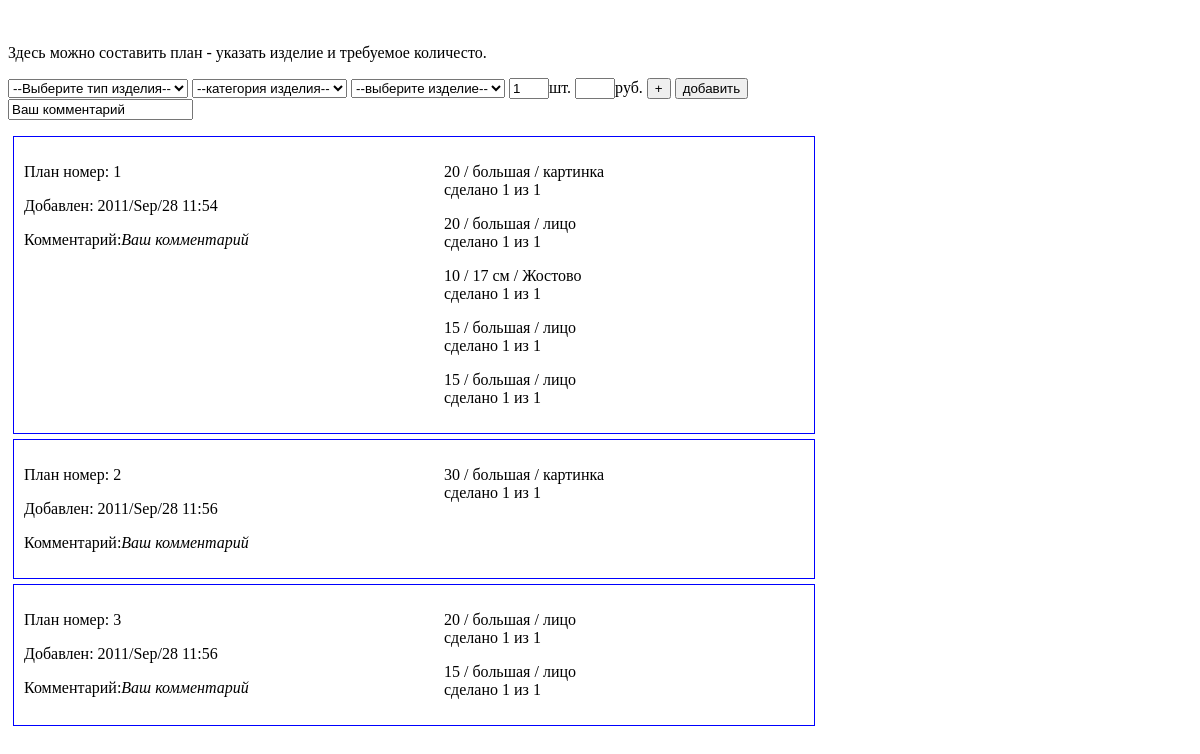
Page /forms/fPlans.php on the earlier database version.
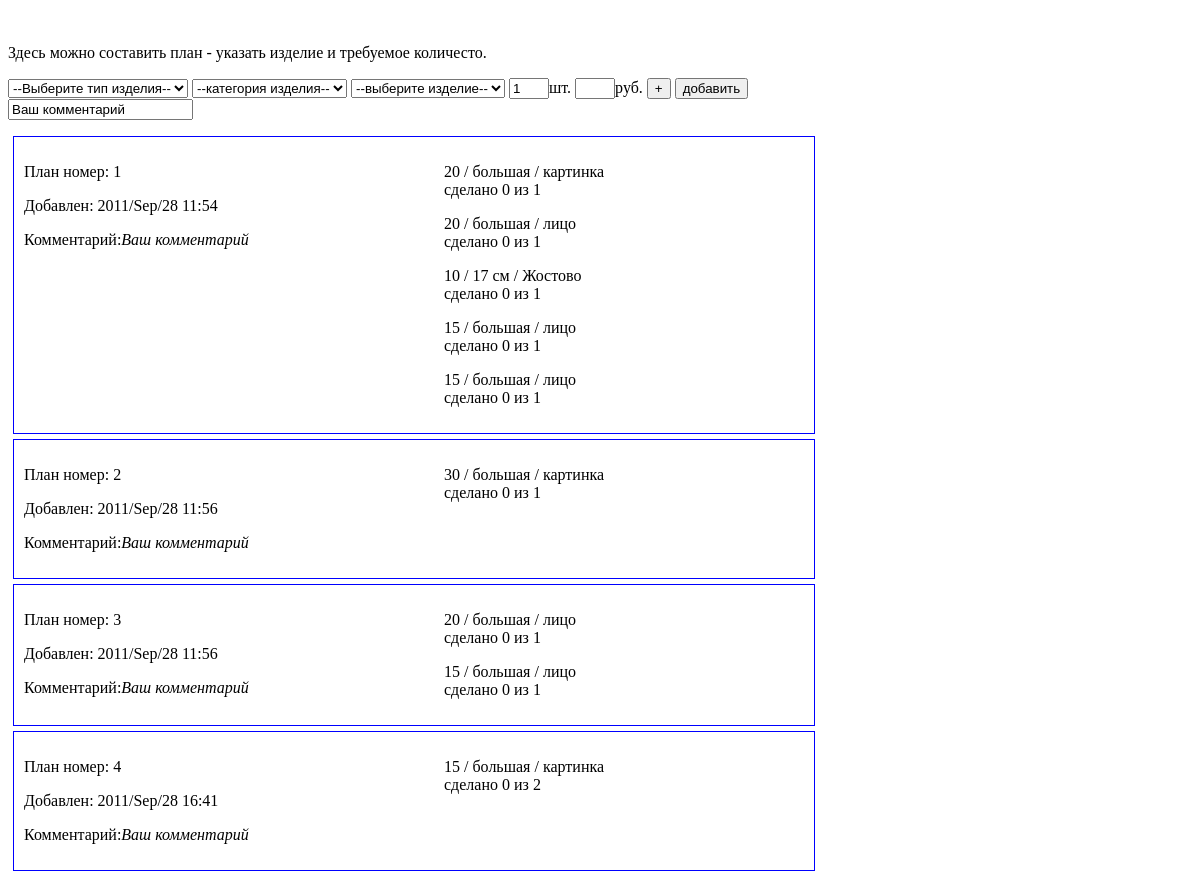
Same page on the later database version.
### tables this page shows
CREATE TABLE IF NOT EXISTS `plans` (
  `plan_id` int(10) NOT NULL AUTO_INCREMENT,
  `plan_number` int(10) NOT NULL COMMENT 'все, что относится к одному номеру плана, выводится в одном плане. удивительно, но факт.',
  `item_id` int(5) NOT NULL,
  `price` int(6) NOT NULL,
  `amount_to_make` int(4) NOT NULL,
  `amount_made` int(4) NOT NULL DEFAULT '0',
  `date` int(12) NOT NULL,
  `comment` text NOT NULL,
  `status` tinyint(1) NOT NULL DEFAULT '0',
  PRIMARY KEY (`plan_id`)
);

CREATE TABLE IF NOT EXISTS `items` (
  `i_id` int(5) NOT NULL AUTO_INCREMENT,
  `type_id` int(3) NOT NULL,
  `category_id` int(4) NOT NULL,
  `item_name` varchar(30) NOT NULL,
  PRIMARY KEY (`i_id`)
);

CREATE TABLE IF NOT EXISTS `types` (
  `t_id` int(3) NOT NULL AUTO_INCREMENT,
  `type_name` varchar(30) NOT NULL,
  PRIMARY KEY (`t_id`)
);

CREATE TABLE IF NOT EXISTS `categories` (
  `c_id` int(4) NOT NULL AUTO_INCREMENT,
  `type_id` int(3) NOT NULL,
  `category_name` varchar(30) NOT NULL,
  PRIMARY KEY (`c_id`)
);

### modules/constants.php (called while the page is built)
<?php
$aDatabase  = array(
    'host'  =>  'localhost',
    'user'  =>  'hudo',
    'pwd'   =>  'oduh',
    'name'  =>  'hudo',
);

### modules/database.class.php (called while the page is built, shortened)
<?php
class Database {
    private $connection;
    private $connected;
    private $host;
    private $user;
    private $pwd;
    public function __construct($host, $user, $pwd, $dbname, $names = 'utf8') {
        $this->host		= $host;
        $this->user		= $user;
        $this->pwd		= $pwd;
    }
    private function connect() {
        if ($this->connected)
            return $this->connection;
        $this->connection = @mysql_connect($this->host, $this->user, $this->pwd, true);
        $this->connected = true;
        return $this->connection;
    }
    public function process($aArgs) {
        $this->lastQuery = ' ' . array_shift($aArgs);
        if (empty($aArgs))
            return $this->lastQuery;
        $this->lastQuery = str_replace('\\?', '?', $this->lastQuery);
        return $this->lastQuery;
    }
    public function selectTable() {
        $out = array();
        $q = @mysql_query($this->process(func_get_args()), $this->connection);
        while ($result = @mysql_fetch_assoc($q)) {
            $out[] = $result;
        }
        return $out;
    }
    public function selectField() {
        $q = @mysql_query($this->process(func_get_args()), $this->connection);
        if ($record = @mysql_fetch_row($q))
            return $record[0];
        return null;
    }
}

### forms/fPlans.php (the view, shortened to what this page needs)
<link rel="stylesheet" type="text/css" href="style/fPlans.css" />
<?php
require_once ROOT . 'constants.php';
require_once ROOT . 'database.class.php';
$oDB = new Database($aDatabase['host'], $aDatabase['user'], $aDatabase['pwd'], $aDatabase['name']);
?>
<form id="planpreview">
    <div id="currentplan" class="planpreview">
    </div>
</form>
<form id="PlanControl" class="fControl">
    <p>Здесь можно составить план - указать изделие и требуемое количесто.</p>
  <div id="addplan" class="planadd">
	<SELECT id="typelist" name="type" onChange="TypeClick();">
	    <?php
          echo '<option value="0">--Выберите тип изделия--</option>';
        ?>
	</SELECT>
	<SELECT id="categorylist" name="category" onChange="CategoryClick();">
		<option>--категория изделия--</option>
	</SELECT>
	<SELECT id="itemlist" name="item" onChange="ItemClick();">
		<option>--выберите изделие--</option>
	</SELECT>
	<input type="text" name="amount" id="amount" value="1" onKeyUp="AmountChange();">шт.</input>
	<input type="text" name="price" id="price">руб.</input>
	<input type="button" onClick="AddToList();" value="+" />
    <input type="button" onClick="Add();" value="добавить" />
  </div>
    <input type="text" value="Ваш комментарий" id="comment" />
</form>
<div id = "planlist" class="planlist">
    <?php
        $sPlans = $oDB->selectTable('
            SELECT `plan_number`, `item_id`, `amount_to_make`, `amount_made`,
                   `price`, `date`, `comment`
            FROM `plans`
            WHERE `status` = 0
            ORDER BY `plan_number` ASC
        ');
        $plan_id = 0;
        $counter = FALSE;
        foreach($sPlans as $iPlan => $aPlan){
			if($plan_id != $aPlan['plan_number']){
			    if($counter == TRUE)
                    echo '</div></div>';
				$counter = TRUE;
				echo '<div class="container"><div class="plan_container">
				      <p>План номер: ' . $aPlan['plan_number'] . '</p>
				      <p>Добавлен: ' . date('Y/M/d H:i', $aPlan['date']) .
				      '</p>
				      <p>Комментарий:<i>' . $aPlan['comment'] . '</i></p>
				      </div><div class="items_container">';
			}
			$Item = $oDB->selectField('
			    SELECT `item_name`
			    FROM `items`
			    WHERE `i_id` = ' . $aPlan['item_id'] . '
			');
			$Category_id = $oDB->selectField('
			    SELECT `category_id`
			    FROM `items`
			    WHERE `i_id` = ' . $aPlan['item_id'] . '
			');
			$Type_id = $oDB->selectField('
			    SELECT `type_id`
			    FROM `items`
			    WHERE `i_id` = ' . $aPlan['item_id'] . '
			');
			$Category = $oDB->selectField('
			    SELECT `category_name`
			    FROM `categories`
			    WHERE `c_id` = ' . $Category_id . '
			');
			$Type = $oDB->selectField('
			    SELECT `type_name`
			    FROM `types`
			    WHERE `t_id` = ' . $Type_id . '
			');
			echo '<p>';
			echo $Type . ' / ' . $Category . ' / ' . $Item . '<br />';
			echo 'сделано ' . $aPlan['amount_made'] . ' из ' . $aPlan['amount_to_make'] . '<br />';
			echo '</p>';
			if($plan_id != $aPlan['plan_number']){
			    $plan_id = $aPlan['plan_number'];
			}
		}
    ?>
</div>

### style/fPlans.css (style rules this page uses)
.planpreview { width: 800px; padding: 10px; margin: 5px; }
.container { border-color: #0000FF; border-width: 1px; border-style: solid; overflow: hidden; width: 800px; margin: 5px; }
.plan_container { width: 400px; margin: 5px; padding: 5px; float: left; }
.items_container { width: 300px; margin: 5px; padding: 5px; float: left; overflow: auto; }
#price { width: 40px; }
#amount { width: 40px; }

Differences in the rows shown:
changed plans "2011/Sep/28 11:54": amount_made "1" → "0"
changed plans (number 2 of 9 on the later page): amount_made "1" → "0"
changed plans "17 см": amount_made "1" → "0"
changed plans (number 4 of 9 on the later page): amount_made "1" → "0"
changed plans (number 5 of 9 on the later page): amount_made "1" → "0"
changed plans (number 6 of 9 on the later page): amount_made "1" → "0"
changed plans (number 7 of 9 on the later page): amount_made "1" → "0"
changed plans (number 8 of 9 on the later page): amount_made "1" → "0"
added plans: plan_number "4", date "2011/Sep/28 16:41", comment "Ваш комментарий", item.type_name "15", item.category_name "большая", item.item_name "картинка", amount_made "0", amount_to_make "2"
